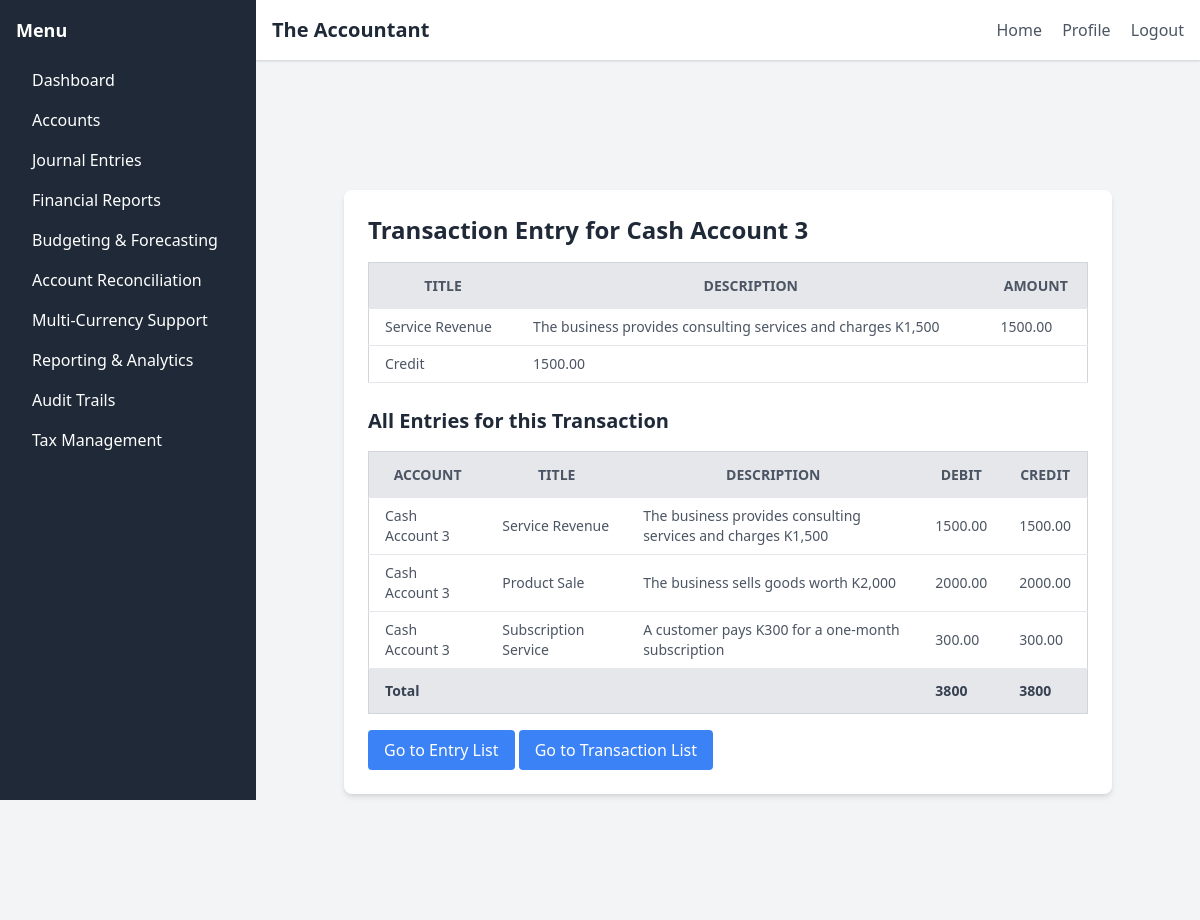
/gl/entries/6/, run on the app's committed database.
### ledger/models.py (models this page shows, shortened)
class TransactionEntry(models.Model):
    transaction = models.ForeignKey(Transaction, related_name='entries', on_delete=models.CASCADE)
    account = models.ForeignKey(LedgerAccount, related_name='entries', on_delete=models.CASCADE)
    title = models.CharField(max_length=255)  # New field for entry title
    description = models.TextField(blank=True, null=True)  # New field for entry description
    debit = models.DecimalField(max_digits=10, decimal_places=2, default=0.00)
    credit = models.DecimalField(max_digits=10, decimal_places=2, default=0.00)

class LedgerAccount(models.Model):
    name = models.CharField(max_length=255)
    description = models.TextField(blank=True, null=True)
    balance = models.DecimalField(max_digits=10, decimal_places=2, default=0.00)

### ledger/views.py (the view)
# urls.py: path('entries/<int:pk>/', views.transaction_entry_detail, name='transaction_entry_detail'),
def transaction_entry_detail(request, pk):
    entry = get_object_or_404(TransactionEntry, pk=pk)
    transaction_entries = TransactionEntry.objects.filter(transaction=entry.transaction)
    total_debit = transaction_entries.aggregate(total_debit=Sum('debit'))['total_debit'] or 0
    total_credit = transaction_entries.aggregate(total_credit=Sum('credit'))['total_credit'] or 0
    return render(request, 'transaction_entry_detail.html', {
        'entry': entry,
        'transaction_entries': transaction_entries,
        'total_debit': total_debit,
        'total_credit': total_credit,
        'transaction': entry.transaction  # Include the transaction details
    })

### ledger/templates/transaction_entry_detail.html (shortened to what this page needs)
{% extends "base.html" %}
{% block content %}
<div class="bg-gray-100 flex justify-center items-center min-h-screen">
    <div class="w-full max-w-3xl p-6 bg-white rounded-lg shadow-md">
        <h1 class="text-2xl font-bold mb-4 text-gray-800">Transaction Entry for {{ entry.account.name }}</h1>
        <table class="min-w-full bg-white border border-gray-300">
            <thead>
                <tr class="bg-gray-200 text-gray-600 uppercase text-sm leading-normal">
                    <th class="py-3 px-4 border-b">Title</th>
                    <th class="py-3 px-4 border-b">Description</th>
                    <th class="py-3 px-4 border-b">Amount</th>
                </tr>
            </thead>
            <tbody class="text-gray-600 text-sm font-light">
                <tr class="border-b hover:bg-gray-100">
                    <td class="py-2 px-4">{{ entry.title }}</td>
                    <td class="py-2 px-4">{{ entry.description }}</td>
                    <td class="py-2 px-4">{{ entry.debit }}</td>
                </tr>
                <tr class="border-b hover:bg-gray-100">
                    <td class="py-2 px-4">Credit</td>
                    <td class="py-2 px-4">{{ entry.credit }}</td>
                </tr>
            </tbody>
        </table>
        <h2 class="text-xl font-bold mt-6 mb-4 text-gray-800">All Entries for this Transaction</h2>
        <table class="min-w-full bg-white border border-gray-300">
            <thead>
                <tr class="bg-gray-200 text-gray-600 uppercase text-sm leading-normal">
                    <th class="py-3 px-4 border-b">Account</th>
                    <th class="py-3 px-4 border-b">Title</th>
                    <th class="py-3 px-4 border-b">Description</th>
                    <th class="py-3 px-4 border-b">Debit</th>
                    <th class="py-3 px-4 border-b">Credit</th>
                </tr>
            </thead>
            <tbody class="text-gray-600 text-sm font-light">
                {% for entry in transaction_entries %}
                    <tr class="border-b hover:bg-gray-100">
                        <td class="py-2 px-4">{{ entry.account.name }}</td>
                        <td class="py-2 px-4">{{ entry.title }}</td>
                        <td class="py-2 px-4">{{ entry.description }}</td>
                        <td class="py-2 px-4">{{ entry.debit }}</td>
                        <td class="py-2 px-4">{{ entry.credit }}</td>
                    </tr>
                {% endfor %}
                <tr class="bg-gray-200 text-gray-700 font-semibold">
                    <td class="py-3 px-4 border-t" colspan="3">Total</td>
                    <td class="py-3 px-4 border-t">{{ total_debit }}</td>
                    <td class="py-3 px-4 border-t">{{ total_credit }}</td>
                </tr>
            </tbody>
        </table>
        <div class="mt-4">
            <a href="{% url 'transaction_entry_list' %}" class="inline-block bg-blue-500 text-white py-2 px-4 rounded hover:bg-blue-600 transition duration-200">Go to Entry List</a>
            <a href="{% url 'transaction_list' %}" class="inline-block bg-blue-500 text-white py-2 px-4 rounded hover:bg-blue-600 transition duration-200">Go to Transaction List</a>
        </div>
    </div>
</div>
{% endblock %}

### data on the page
TransactionEntry: account.name "Cash Account 3", title "Service Revenue", description "The business provides consulting services and charges K1,500", debit "1500.00", credit "1500.00"
TransactionEntry: account.name "Cash Account 3", title "Product Sale", description "The business sells goods worth K2,000", debit "2000.00", credit "2000.00"
TransactionEntry: account.name "Cash Account 3", title "Subscription Service", description "A customer pays K300 for a one-month subscription", debit "300.00", credit "300.00"

### other printed values
{{ total_debit }} "3800"
{{ total_credit }} "3800"
